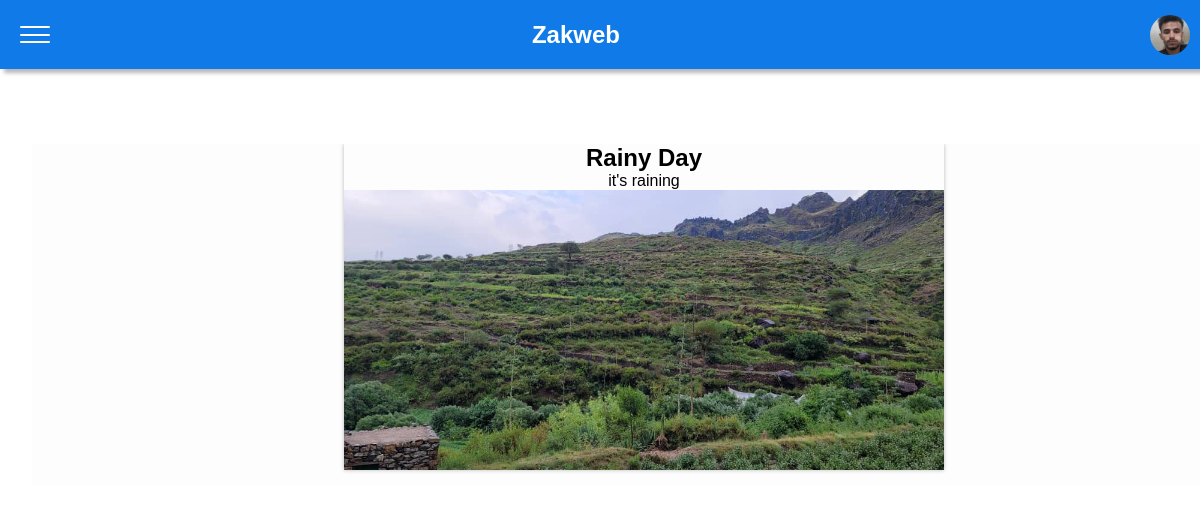
The app's page /post/2/ (signed in) with its own data.
### main/models.py (models this page shows, shortened)
class UserProfile(models.Model):
    user_profile = models.OneToOneField(User,on_delete=models.CASCADE,verbose_name='User profile')
    name = models.CharField(max_length=20, blank=True, null=True)
    bio = models.CharField(max_length=50, blank=True, null=True)
    image = models.ImageField(upload_to='user_images',blank=True)
    class Meta:
        verbose_name = 'User profile'
        verbose_name_plural = 'User profiles'

class Post(models.Model):
    category = models.ForeignKey(Category, on_delete= models.CASCADE)
    author = models.ForeignKey(User, on_delete=models.CASCADE,verbose_name="Author")
    title = models.CharField(max_length=200,default='', verbose_name="Title")
    text = models.TextField(max_length=10000, verbose_name="Text")
    image = models.ImageField(upload_to='images')
    text_2 = models.TextField(max_length=10000, blank=True, verbose_name="Second Text")
    video = models.FileField(upload_to='videos/', blank=True, null=True)
    image_2 = models.ImageField(upload_to='images/', blank=True, null=True)
    text_3 = models.TextField(max_length=10000, blank=True, verbose_name="Third Text")
    image_3 = models.ImageField(upload_to='images/', blank=True, null=True)
    video_2 = models.FileField(upload_to='videos/', blank=True, null=True)
    created_at = models.DateTimeField(auto_now_add=True, verbose_name="Created At", db_index=True)
    updated_at = models.DateTimeField(auto_now=True, verbose_name="Updated At")
    class Meta:
        verbose_name = "Post"
        verbose_name_plural = "Posts"
        indexes = [
            models.Index(fields=['created_at']),  # Add index for created_at field
        ]

### main/views.py (the view)
# urls.py: path('post/<int:id>/',views.post_view, name="post"),
def post_view(request,id):
    post = get_object_or_404(Post,pk=id)
    if request.user.is_authenticated:
        user_image = UserProfile.objects.filter(user_profile=request.user).first()
    else:
        user_image = None
    context = {'form':post,"profile":user_image}
    return render(request,'home/post.html',context)

### main/templates/home/post.html (shortened to what this page needs)
{% extends "home/layout.html"%}
{% block main %}
    <section class="main-post">
        <div class="post-contents" >
            <h2>{{form.title}}</h2>
            <p>{{form.text}}</p>
            <img src="{{form.image.url}}" alt="">
        </div>
    </section>
{% endblock %}

### main/templates/home/layout.html (shortened to what this page needs)
<!DOCTYPE html>
<html lang="en">
<head>
    {% load static %}
    <link rel="stylesheet" href="{% static 'css/home.css' %}">
    <link rel="stylesheet" href="{% static 'css/room1.css' %}">
</head>
<body class="">
    <header>
        <nav>
            <div class="ham-menu">
                <span></span>
                <span></span>
                <span></span>
            </div>
            <h1 id="page-name">Zakweb</h1>
            {% if user.is_authenticated %}
            <a href="{% url 'profile' %}" class="profile-page" >
                {% if profile.image %}
                    <img src="{{profile.image.url}}" alt="">
                {% else %}
                   <img src="{% static '/system/profile1.png' %}" alt="" >
                {% endif %}
            </a>
            {% else %}
            <a href="{% url 'login' %}" class="login">Login</a>
            {% endif %}
        </nav>
    </header>
        <main>
        {% block main %}
        {% endblock %}
        </main>
</body>
</html>

### main/static/css/home.css (style rules this page uses)
:root { --bg-color: rgba(255, 255, 255, 0.832); --shadow-color: rgb(184, 184, 184); --nav-bg-color: rgb(17, 122, 233); --main-bg-color: rgba(252, 252, 252, 0.63); --text-color: white; --body-text-color: black; --log-color: rgba(0, 166, 255, 0.828); }
* { padding: 0; margin: 0; box-sizing: border-box; overflow-x: hidden; }
body { display: block; font-family: Arial, Helvetica, sans-serif; background-color: var(--bg-color); color: var(--body-text-color); width: 100vw; max-width: 100vw; }
header { width: 100vw; }
nav { display: flex; position: fixed; top: 0; z-index: 1; padding: 0.6rem; background-color: var(--nav-bg-color); color: var(--text-color); align-items: center; box-shadow: 4px 4px 4px var(--shadow-color); width: 100%; }
.ham-menu { position: relative; display: flex; flex-direction: column; align-items: center; height: 50px; width: 50px; cursor: pointer; border-radius: 50%; padding: 10px; }
.ham-menu span { position: absolute; margin-top: 9%; left: 50%; background-color: white; height: 2px; width: 30px; border-radius: 7px; cursor: pointer; transform: translate(-50%, -50%); transition: transform .6s, opacity .8s, top .4s; }
.ham-menu span:nth-child(1) { top: 25%; }
.ham-menu span:nth-child(2) { top: 41%; }
.ham-menu span:nth-child(3) { top: 56%; }
nav h1 { margin-left: 40%; }
.profile-page { position: relative; margin-left:auto; color: white; width: 2.5rem; height: 2.5rem; }
.profile-page img { position: absolute; width: 100%; height: 100%; border-radius: 50%; object-fit: cover; }
main { position: relative; display: flex; flex-direction: column; gap: 1rem; width: 100vw; align-items: center; justify-content: center; margin-top: 9rem; margin-left: 2rem; background-color: var(--main-bg-color); }

### main/static/css/room1.css (style rules this page uses)
.main-post { position: relative; left: 1%; width: 50vw; box-shadow: 0px 0px 4px var(--shadow-color); }
.post-contents { display: flex; flex-direction: column; align-items: center; }
.post-contents img { width: 100%; object-fit: cover; }

### records on screen
UserProfile: image (picture)
Post: title "Rainy Day", text "it's raining", image (picture)
